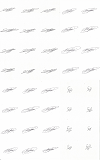
#> input picture Progra3/firmas_50_p.png, 100 x 160 px
$ python knn_firmas_error.py
#> lines starting #> are read from the running program, lines starting #| are printed output that depends on the picture
import time
import numpy as np
import cv2
from matplotlib import pyplot as plt
img = cv2.imread('firmas_50_p.png')
#> img is the input picture: shape (160, 100, 3); mean B, G, R 249.9, 250, 250
gray = cv2.cvtColor(img,cv2.COLOR_BGR2GRAY)

# Now we split the image to 20 cells, each 400x400 size
cells = [np.hsplit(row,5) for row in np.vsplit(gray,8)]
#> cells = 8 items

# Make it into a Numpy array. It size will be (4,5,400,400)
x = np.array(cells)

# Now we prepare train_data and test_data.
train = x[:,:3].reshape(-1,400).astype(np.float32) # Size = (10,160000)
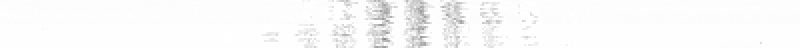
#> train: shape (24, 400) float32 (shown 2 times larger); min 136, max 255, mean 249.6
test = x[:,3:5].reshape(-1,400).astype(np.float32) # Size = (10,160000)

# Create labels for train and test data
k = np.arange(2)
train_labels = np.repeat(k,12)[:,np.newaxis]
test_labels = np.repeat(k,8)[:,np.newaxis]

# Initiate kNN, train the data, then test it with test data for k=1
knn = cv2.ml.KNearest_create()
start = time.time()

knn.train(train, cv2.ml.ROW_SAMPLE, train_labels)

end = time.time()
training = end - start
start = time.time()

ret,result,neighbours,dist = knn.findNearest(test,k=10)
#> ret = 0; result = [0, 1, 1, 1, 1, 1, 1, 1, 1, 1, 1, 1, 1, 1, 1, 1]

end = time.time()
testing = end - start

# Now we check the accuracy of classification
# For that, compare the result with test_labels and check which are wrong
matches = result==test_labels
#> matches = [True, False, False, False, False, False, False, False, True, True, True, True, True, True, True, True]
correct = np.count_nonzero(matches)
#> correct = 9
accuracy = correct*100.0/result.size
#> accuracy = 56.25
print (accuracy)
#| 56.25
print ("Training time: "+str(training))
print ("Testing time: "+str(testing))
